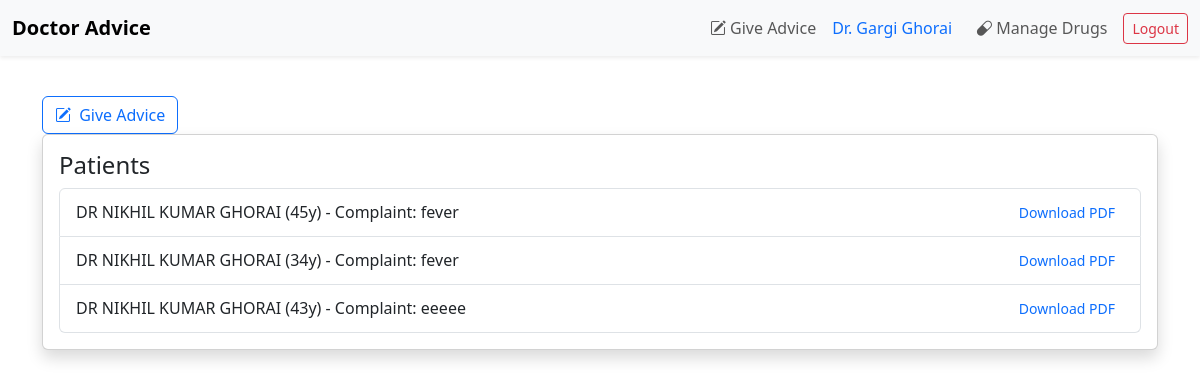
Screenshot of /dashboard (signed in) with the database file from the repository.
### app.py (models this page shows)
class Doctor(UserMixin, db.Model):
    id = db.Column(db.Integer, primary_key=True)
    name = db.Column(db.String(100))
    username = db.Column(db.String(100), unique=True)
    password = db.Column(db.String(100))

class Patient(db.Model):
    id = db.Column(db.Integer, primary_key=True)
    name = db.Column(db.String(100))
    age = db.Column(db.Integer)
    complaint = db.Column(db.String(200))
    advice = db.Column(db.String(200))
    doctor_id = db.Column(db.Integer, db.ForeignKey("doctor.id"))
    drugs = db.relationship('Drug', secondary=patient_drugs, backref='patients')

### app.py (the view)
@app.route('/dashboard')
@login_required
def dashboard():
    patients = Patient.query.filter_by(doctor_id=current_user.id).all()
    return render_template("dashboard.html", patients=patients)

### app.py (called while the page is built)
@login_manager.user_loader
def load_user(user_id):
    return Doctor.query.get(int(user_id))

### templates/dashboard.html (shortened to what this page needs)
{% extends "base.html" %}
{% block content %}
<a class="btn btn-outline-primary" href="{{ url_for('give_advice') }}">
  <i class="bi bi-pencil-square me-1"></i> Give Advice
</a>
<div class="card shadow">
    <div class="card-body">
        <h4 class="card-title">Patients</h4>
        {% if patients %}
            <ul class="list-group">
                {% for p in patients %}
                    <li class="list-group-item d-flex justify-content-between align-items-center">
                        <div>{{ p.name }} ({{ p.age }}y) - Complaint: {{ p.complaint }}</div>
                        <a href="{{ url_for('download', patient_id=p.id) }}" class="btn btn-sm btn-white text-primary">
                            Download PDF
                        </a>
                    </li>
                {% endfor %}
            </ul>
        {% else %}
            <p class="text-muted">No patients added yet.</p>
        {% endif %}
    </div>
</div>
{% endblock %}

### templates/base.html (shortened to what this page needs)
<!DOCTYPE html>
<html lang="en">
<head>
  <link href="https://cdn.jsdelivr.net/npm/bootstrap@5.3.0/dist/css/bootstrap.min.css" rel="stylesheet">
  <link href="https://cdn.jsdelivr.net/npm/bootstrap-icons@1.10.5/font/bootstrap-icons.css" rel="stylesheet">
</head>
<body>
<nav class="navbar navbar-expand-lg navbar-light bg-light shadow-sm mb-3">
  <div class="container-fluid">
    <a class="navbar-brand fw-semibold" href="{{ url_for('dashboard') }}">Doctor Advice</a>
    <div class="collapse navbar-collapse justify-content-end" id="navbarNav">
      <ul class="navbar-nav align-items-center">
        {% if current_user.is_authenticated %}
        <li class="nav-item me-2">
    <a class="nav-link" href="{{ url_for('give_advice') }}">
      <i class="bi bi-pencil-square"></i> Give Advice
    </a>
  </li>
          <li class="nav-item me-3">
            <span class="navbar-text text-primary">
              Dr. {{ current_user.name }}
            </span>
          </li>
          <li class="nav-item me-2">
            <a class="nav-link" href="{{ url_for('manage_drugs') }}">
              <i class="bi bi-capsule"></i> Manage Drugs
            </a>
          </li>
          <li class="nav-item">
            <a class="btn btn-sm btn-outline-danger" href="{{ url_for('logout') }}">
              Logout
            </a>
          </li>
        {% endif %}
      </ul>
    </div>
  </div>
</nav>
<div class="container py-4">
  {% block content %}{% endblock %}
</div>
</body>
</html>

### rows the page displays
Doctor: name "Gargi Ghorai"
Patient: name "DR NIKHIL KUMAR GHORAI", age "45", complaint "fever"
Patient: name "DR NIKHIL KUMAR GHORAI", age "34", complaint "fever"
Patient: name "DR NIKHIL KUMAR GHORAI", age "43", complaint "eeeee"
